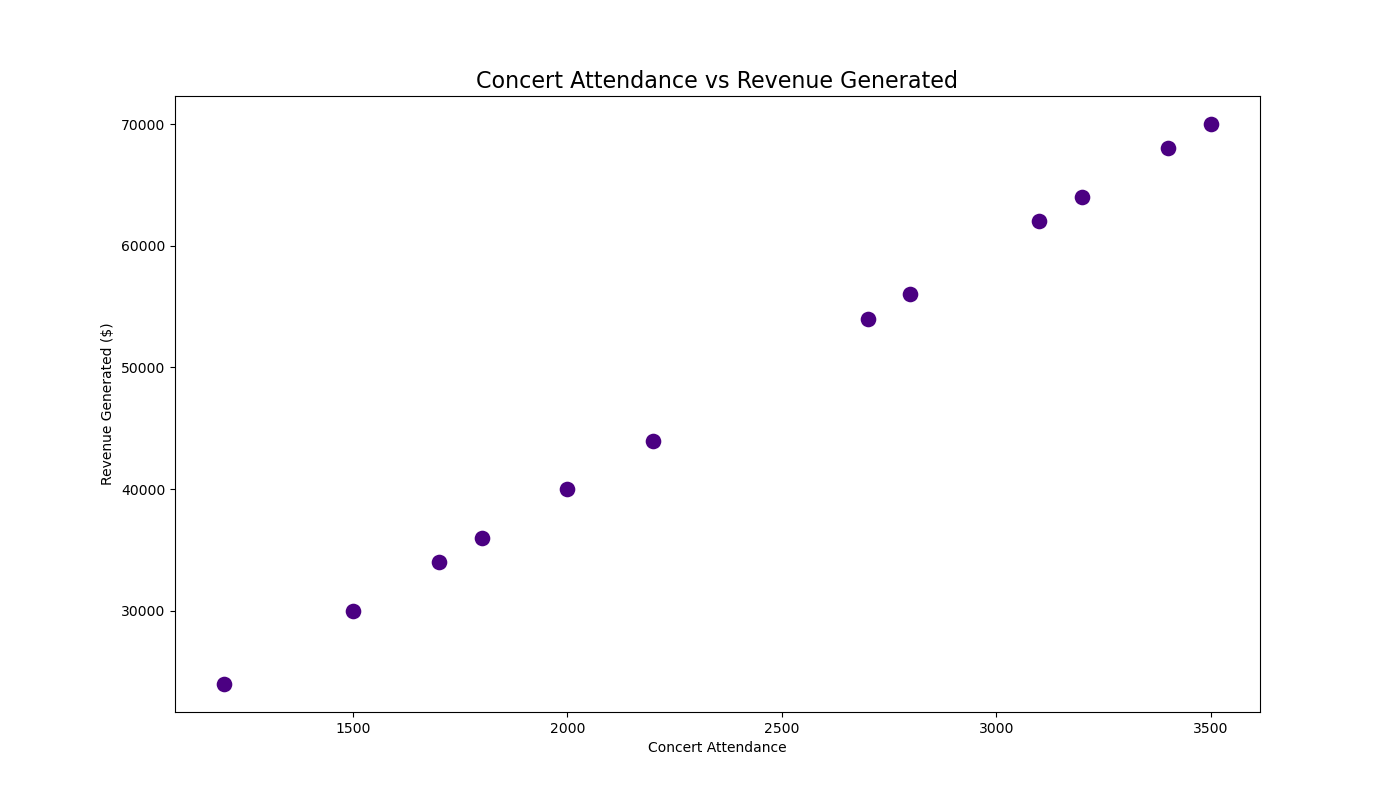

Generate this figure with Python:

import pandas as pd
import seaborn as sns
import matplotlib.pyplot as plt

# Create the DataFrame
data = {
    'Month': ['January', 'February', 'March', 'April', 'May', 'June', 
              'July', 'August', 'September', 'October', 'November', 'December'],
    'ConcertAttendance': [1200, 1500, 1800, 2200, 2800, 3200, 3500, 3400, 3100, 2700, 2000, 1700],
    'RevenueGenerated': [24000, 30000, 36000, 44000, 56000, 64000, 70000, 68000, 62000, 54000, 40000, 34000]
}

df = pd.DataFrame(data)

# Set the size of the plot
plt.figure(figsize=(14, 8))

# Create scatterplot
scatter = sns.scatterplot(
    x='ConcertAttendance', 
    y='RevenueGenerated', 
    data=df, 
    s=150,  # size of points
    color='#4B0082'  # indigo color
)

# Setting the title
plt.title('Concert Attendance vs Revenue Generated', fontsize=16)

# Add labels to the axes
plt.xlabel('Concert Attendance')
plt.ylabel('Revenue Generated ($)')

# Show the plot
plt.show()
